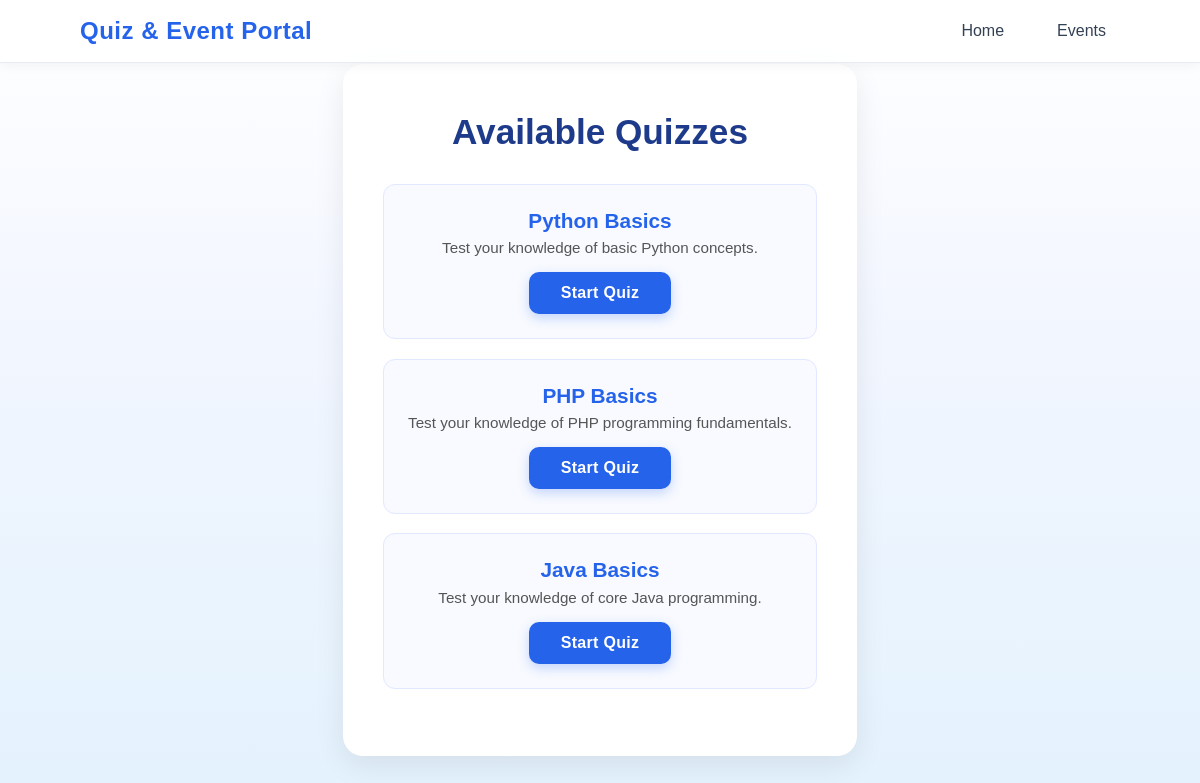
Screenshot of /quizzes/ with the database file from the repository.
### quiz_event_app/models.py (models this page shows)
class Quiz(models.Model):
    title = models.CharField(max_length=200)
    description = models.TextField(blank=True)
    created_at = models.DateTimeField(auto_now_add=True)
    updated_at = models.DateTimeField(null=True, blank=True)

### quiz_event_app/views.py (the view)
# urls.py: path('quizzes/', views.quiz_list, name='quiz_list'),
def quiz_list(request):
    all_quizzes = Quiz.objects.all()
    return render(request, 'quiz_list.html', {'quizzes': all_quizzes})

### quiz_event_app/templates/quiz_list.html (shortened to what this page needs)
{% load static %}
<!DOCTYPE html>
<html lang="en">
<head>
  <link rel="stylesheet" href="{% static 'event.css' %}">
</head>
<body>
  <nav class="navbar">
    <div class="nav-container">
      <a href="{% url 'index' %}" class="logo">Quiz & Event Portal</a>
      <div class="nav-links">
        <a href="{% url 'index' %}" class="active">Home</a>
        <a href="{% url 'events' %}">Events</a>
      </div>
    </div>
  </nav>
  <div class="main-card">
    <h1 class="page-title">Available Quizzes</h1>
    <ul class="quiz-list">
      {% for quiz in quizzes %}
        <li>
          <h2>{{ quiz.title }}</h2>
          <p>{{ quiz.description|default:"No description available." }}</p>
          <a href="{% url 'quiz_attempt' quiz.id %}" class="btn">Start Quiz</a>
        </li>
      {% empty %}
        <p class="no-data">No quizzes available.</p>
      {% endfor %}
    </ul>
  </div>
</body>
</html>

### quiz_event_app/static/event.css (style rules this page uses)
* { margin: 0; padding: 0; box-sizing: border-box; font-family: "Poppins", sans-serif; }
body { background: linear-gradient(180deg, #ffffff 0%, #f2f6ff 40%, #e3f2fd 100%); color: #1e293b; min-height: 100vh; display: flex; flex-direction: column; }
nav { width: 100%; position: fixed; top: 0; left: 0; z-index: 100; background: rgba(255, 255, 255, 0.75); backdrop-filter: blur(12px); border-bottom: 1px solid rgba(226, 232, 240, 0.8); box-shadow: 0 2px 12px rgba(0, 0, 0, 0.05); }
.nav-container { max-width: 1100px; margin: 0 auto; padding: 14px 30px; display: flex; align-items: center; justify-content: space-between; }
.logo { font-size: 1.5rem; font-weight: 700; color: #2563eb; text-decoration: none; letter-spacing: 0.5px; transition: transform 0.3s ease; }
.nav-links { display: flex; align-items: center; gap: 25px; }
.nav-links a { text-decoration: none; color: #334155; font-weight: 500; padding: 8px 14px; border-radius: 8px; transition: all 0.3s ease; }
.btn { background: linear-gradient(90deg, #2563eb, #3b82f6); color: white; text-decoration: none; padding: 12px 28px; border-radius: 10px; font-weight: 600; letter-spacing: 0.3px; transition: all 0.3s ease; box-shadow: 0 4px 12px rgba(37, 99, 235, 0.25); }
.main-card { max-width: 800px; margin: 4rem auto; background: #ffffff; border-radius: 20px; box-shadow: 0 10px 30px rgba(0, 0, 0, 0.08); padding: 3rem 2.5rem; text-align: center; transition: transform 0.3s ease; }
.page-title { font-size: 2.2rem; font-weight: 700; color: #1e3a8a; margin-bottom: 2rem; }
.quiz-list { list-style: none; padding: 0; margin: 0; }
.quiz-list li { background: #f8faff; border: 1px solid #e1e8ff; border-radius: 12px; padding: 1.5rem; margin-bottom: 1.2rem; transition: transform 0.2s ease, box-shadow 0.3s ease; }
.quiz-list h2 { color: #2563eb; margin-bottom: 0.4rem; font-size: 1.3rem; }
.quiz-list p { color: #555; font-size: 0.95rem; margin-bottom: 1rem; }
.btn { display: inline-block; background: #2563eb; color: #fff; padding: 0.6rem 1.4rem; border-radius: 8px; font-weight: 500; text-decoration: none; transition: background 0.3s, transform 0.2s; }
.btn { display: inline-block; background: #2563eb; color: white; padding: 0.75rem 2rem; border-radius: 10px; text-decoration: none; font-weight: 600; transition: background 0.3s ease, transform 0.2s ease; }

### rows the page displays
Quiz: title "Python Basics", description "Test your knowledge of basic Python concepts."
Quiz: title "PHP Basics", description "Test your knowledge of PHP programming fundamentals."
Quiz: title "Java Basics", description "Test your knowledge of core Java programming."
